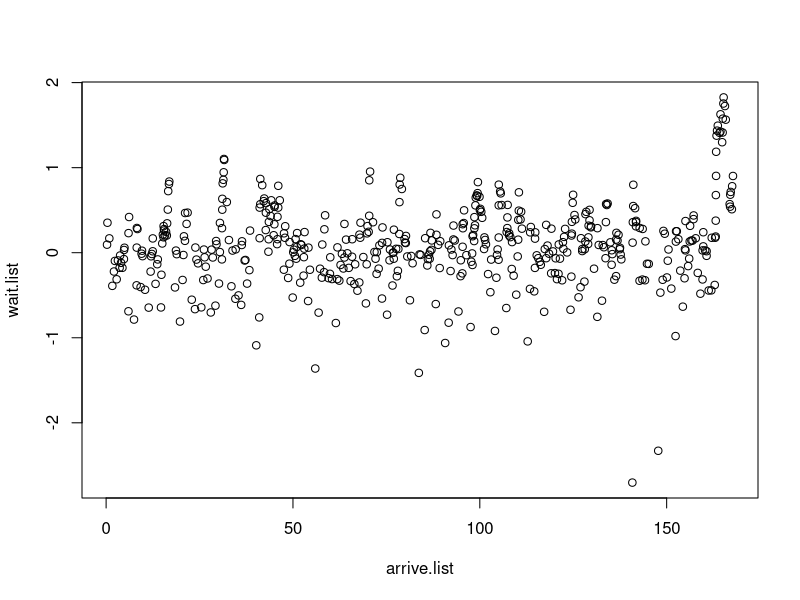

Generate this figure with R:
genPois <- function(s){
  lambda = 3 #arrival rate is quarter of daily rate
  s + rexp(1, rate = lambda)
}
genServeTime <- function(){
  rnorm(1, 0.2, 0.1)
}
#initial state
n <- 0; ta <- genPois(s=0); td <- Inf; tc <- c()
now.time <- 0
end.time <- 168
arrive.list <- c(); depart.list <- c()

run <- TRUE
#arrival event
patientArrival <- function(){
  now.time <<- ta
  arrive.list <<- append(arrive.list, ta)
  n<<- n + 1
  ta <<- genPois(now.time)
  if(n ==1){
    td <<- now.time + genServeTime()
  }
}

#departure event
patientDeparture <- function (){
  # simulate customer departure
  now.time <<- td
  depart.list <<- append(depart.list, td)
  n <<- n - 1
  if(n==0){
    td <<- Inf
  } else {
      td <<- now.time + genServeTime()
  }
}

while (run){
  if(min (ta,td) <= end.time){
     # before T
     if( ta <= td ){
        # arrival
        patientArrival()
      } else {
        # departure
        patientDeparture()
        }
  } else if ( n > 0){
    # remaining customer , after T
    patientDeparture ()
  } else {
      # no customer , after T
      Tp <- max ( now.time - end.time, 0)
      run <- FALSE # end
  }
}
# removing first arrival time
arrive.list <- arrive.list[-1]

# removing last departure time
depart.new <- length(depart.list)
depart.list <- depart.list[-depart.new]

wait.list <- depart.list - arrive.list
plot(arrive.list, wait.list)